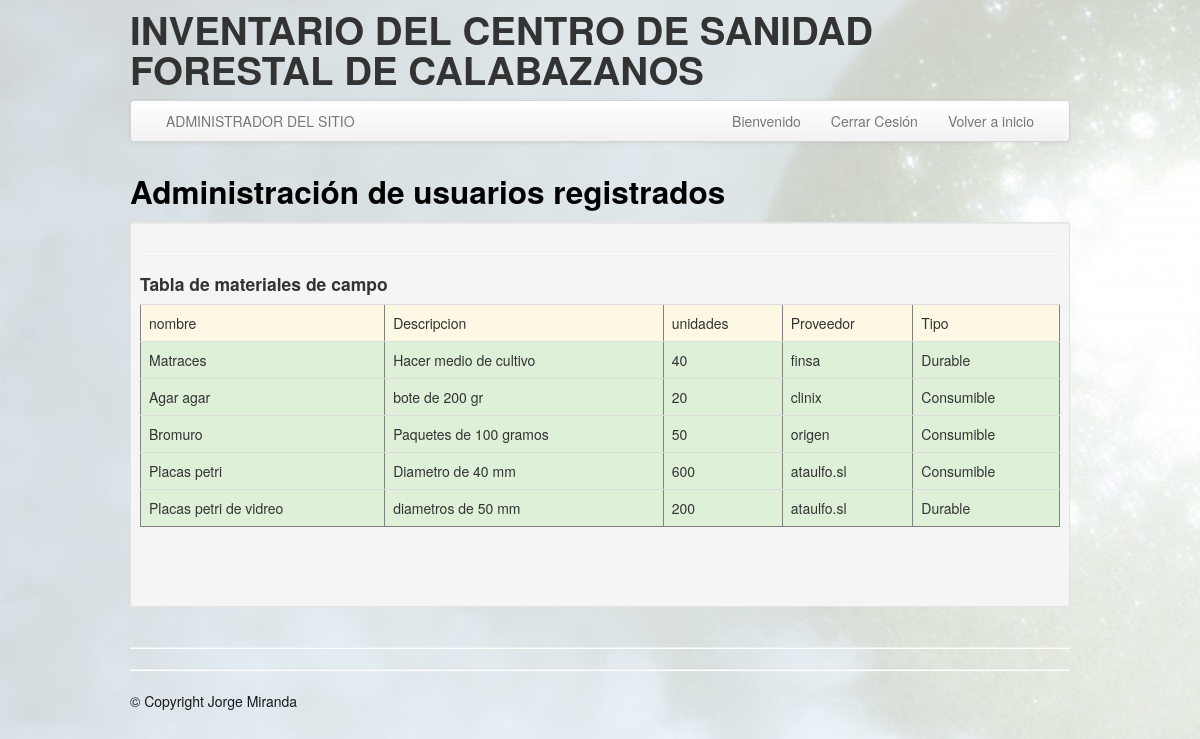
/materialLaboratorio.php, run on the app's committed database.
### tables this page shows
CREATE TABLE `material_laboratorio` (
  `idLab` int NOT NULL AUTO_INCREMENT,
  `nombreLab` varchar(45) NOT NULL,
  `descripcionLab` varchar(45) NOT NULL,
  `unidades` int NOT NULL,
  `proveedor` varchar(45) NOT NULL,
  `tipo` varchar(45) NOT NULL,
  PRIMARY KEY (`idLab`),
  UNIQUE KEY `idLab_UNIQUE` (`idLab`)
);

### materialLaboratorio.php (the view, shortened to what this page needs)
<!DOCTYPE html>
<html lang="en">
<head>
    <link href="bootstrap/css/bootstrap.min.css" rel="stylesheet" />
</head>
<body data-offset="40" background="images/fondotot.jpg" style="background-attachment: fixed">
    <div class="container">
        <header class="header">
            <div class="row">
                <?php
                include("include/cabecera.php");
                ?>
            </div>
        </header>
        <div class="navbar">
            <div class="navbar-inner">
                <div class="container">
                    <div class="nav-collapse">
                        <ul class="nav">
                            <li class=""><a href="admin.php">ADMINISTRADOR DEL SITIO</a></li>
                        </ul>
                        <ul class="nav pull-right">
                            <li><a href="">Bienvenido <strong><?php echo $_SESSION['user']; ?></strong> </a></li>
                            <li><a href="desconectar.php"> Cerrar Cesión </a></li>
                            <li><a href="index2.php"> Volver a inicio </a></li>
                        </ul>
                    </div>
                </div>
            </div>
        </div>
        <div class="row">
            <div class="span12">
                <div class="caption">
                    <h2> Administración de usuarios registrados</h2>
                    <div class="well well-small">
                        <hr class="soft" />
                        <h4>Tabla de materiales de campo</h4>
                        <div class="row-fluid">
                            <?php
                            require("connect_db.php");
                            $sql = ("SELECT * FROM material_laboratorio");
                            $query = mysqli_query($mysqli, $sql);
                            echo "<table border='1'; class='table table-hover';>";
                            echo "<tr class='warning'>";
                            echo "<td>nombre</td>";
                            echo "<td>Descripcion</td>";
                            echo "<td>unidades</td>";
                            echo "<td>Proveedor</td>";
                            echo "<td>Tipo</td>";
                            echo "</tr>";
                            ?>
                            <?php
                            while ($arreglo = mysqli_fetch_array($query)) {
                                echo "<tr class='success'>";
                                echo "<td>$arreglo[1]</td>";
                                echo "<td>$arreglo[2]</td>";
                                echo "<td>$arreglo[3]</td>";
                                echo "<td>$arreglo[4]</td>";
                                echo "<td>$arreglo[5]</td>";
                                echo "</tr>";
                            }
                            echo "</table>";
                            ?>
                            <div class="span8">
                            </div>
                        </div>
                        <br />
                    </div>
                </div>
            </div>
        </div>
        <hr class="soften" />
        <footer class="footer">
            <hr class="soften" />
            <p>&copy; Copyright Jorge Miranda <br /><br /></p>
        </footer>
    </div>
</body>
</html>

### include/miestilo.php (style rules this page uses)
h2 { color: black; }
.footer { color: rgb(25, 25, 25); }

### data on the page
material_laboratorio: nombreLab "Matraces", descripcionLab "Hacer medio de cultivo", unidades "40", proveedor "finsa", tipo "Durable"
material_laboratorio: nombreLab "Agar agar", descripcionLab "bote de 200 gr", unidades "20", proveedor "clinix", tipo "Consumible"
material_laboratorio: nombreLab "Bromuro", descripcionLab "Paquetes de 100 gramos", unidades "50", proveedor "origen", tipo "Consumible"
material_laboratorio: nombreLab "Placas petri", descripcionLab "Diametro de 40 mm", unidades "600", proveedor "ataulfo.sl", tipo "Consumible"
material_laboratorio: nombreLab "Placas petri de vidreo", descripcionLab "diametros de 50 mm", unidades "200", proveedor "ataulfo.sl", tipo "Durable"
